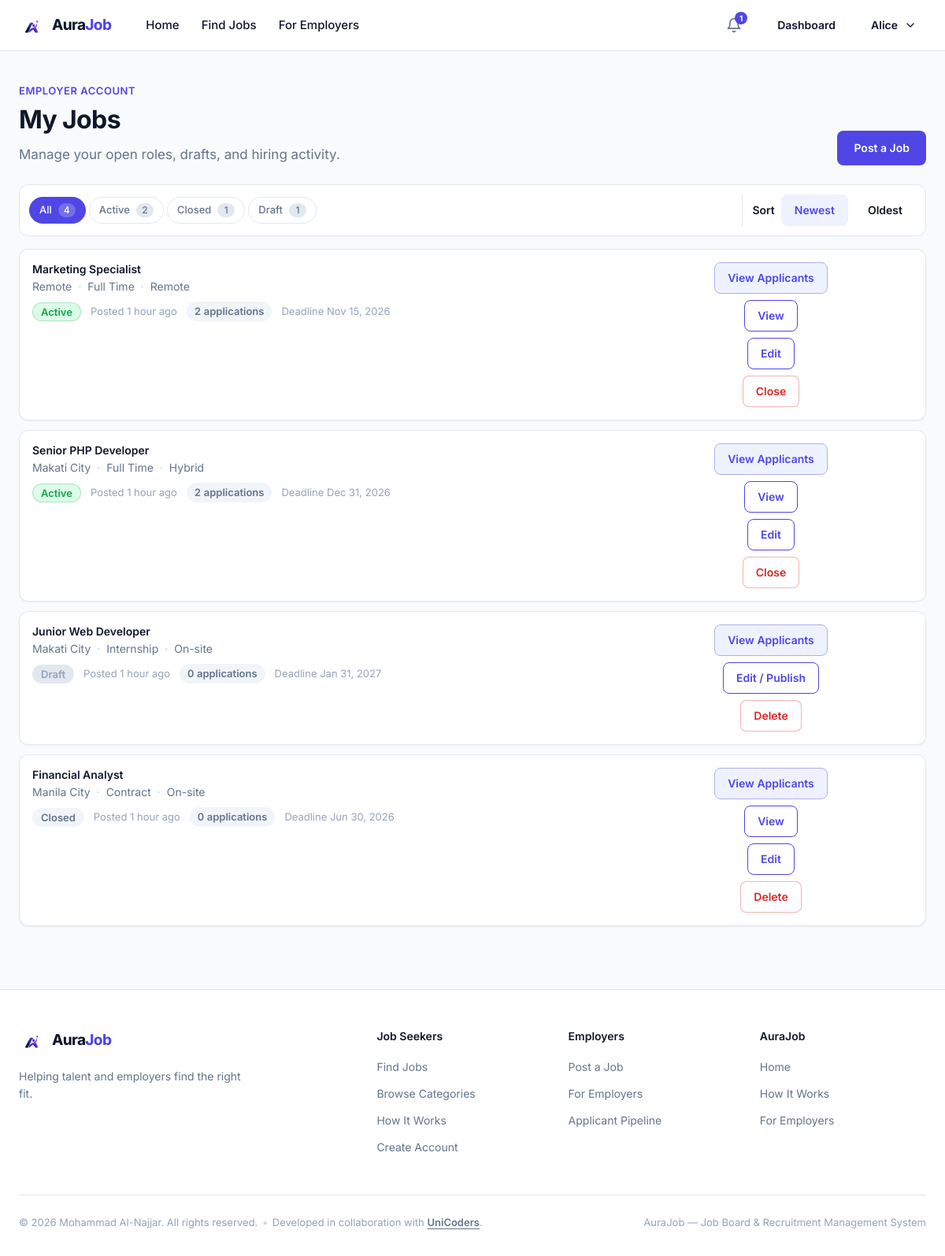
Page /employer/my-jobs.php (signed in) on the committed database.
### tables this page shows
CREATE TABLE jobs (
    id                    INT UNSIGNED  NOT NULL AUTO_INCREMENT,
    company_id            INT UNSIGNED  NOT NULL,
    employer_id           INT UNSIGNED  NOT NULL,
    category_id           INT UNSIGNED  NOT NULL,
    title                 VARCHAR(150)  NOT NULL,
    description           TEXT          NOT NULL,
    requirements          TEXT          NULL,
    location              VARCHAR(150)  NOT NULL,
    salary_min            DECIMAL(12,2) NULL,
    salary_max            DECIMAL(12,2) NULL,
    employment_type       ENUM('full_time','part_time','contract','internship','freelance') NOT NULL,
    work_mode             ENUM('onsite','remote','hybrid') NOT NULL DEFAULT 'onsite',
    experience_level      ENUM('entry','junior','mid','senior','lead') NOT NULL DEFAULT 'entry',
    application_deadline  DATE          NULL,
    status                ENUM('active','closed','draft') NOT NULL DEFAULT 'active',
    created_at            TIMESTAMP     NOT NULL DEFAULT CURRENT_TIMESTAMP,
    updated_at            TIMESTAMP     NOT NULL DEFAULT CURRENT_TIMESTAMP ON UPDATE CURRENT_TIMESTAMP,
    PRIMARY KEY (id),
    KEY idx_jobs_status (status),
    KEY idx_jobs_category (category_id),
    KEY idx_jobs_location (location),
    KEY idx_jobs_company (company_id),
    KEY idx_jobs_employer (employer_id),
    KEY idx_jobs_created (created_at),
    CONSTRAINT fk_jobs_company
        FOREIGN KEY (company_id) REFERENCES companies (id)
        ON DELETE CASCADE,
    CONSTRAINT fk_jobs_employer
        FOREIGN KEY (employer_id) REFERENCES users (id)
        ON DELETE CASCADE,
    CONSTRAINT fk_jobs_category
        FOREIGN KEY (category_id) REFERENCES categories (id)
        ON DELETE RESTRICT
);

### app/Core/auth.php (called while the page is built, shortened)
<?php
function hirepeak_session_is_https(): bool
{
    return !empty($_SERVER['SERVER_PORT']) && (int) $_SERVER['SERVER_PORT'] === 443;
}
function hirepeak_user(): ?array
{
    $user = $_SESSION['user'];
    return $user;
}
function hirepeak_require_auth(): array
{
    $user = hirepeak_user();
    return $user;
}
function hirepeak_require_role(string $role): array
{
    $user = hirepeak_require_auth();
    return $user;
}

### public/employer/my-jobs.php (the view, shortened to what this page needs)
<?php
require dirname(__DIR__, 2) . '/app/Core/auth.php';
require dirname(__DIR__, 2) . '/app/Support/html.php';
$user = hirepeak_require_role('employer');
$uid = (int) $user['id'];
$statusFilter = (string) ($_GET['status'] ?? '');
$allowedStatuses = hirepeak_job_enum_values()['status'];
if (!in_array($statusFilter, $allowedStatuses, true)) {
    $statusFilter = '';
}
$sort = (string) ($_GET['sort'] ?? 'newest');
if ($sort !== 'oldest') {
    $sort = 'newest';
}
$statusLabels = [
    'active' => 'Active',
    'draft'  => 'Draft',
    'closed' => 'Closed',
];
$jobRows = [];
$counts = ['total' => 0, 'active' => 0, 'draft' => 0, 'closed' => 0];
$loadError = false;
try {
    $db = hirepeak_db();
    $stmt = $db->prepare('SELECT status, COUNT(*) AS c FROM jobs WHERE employer_id = ? GROUP BY status');
    $stmt->bind_param('i', $uid);
    $stmt->execute();
    $grouped = $stmt->get_result()->fetch_all(MYSQLI_ASSOC);
    $counts['total'] = 0;
    foreach ($allowedStatuses as $status) {
        $counts[$status] = 0;
    }
    foreach ($grouped as $row) {
        $counts['total'] += (int) $row['c'];
        if (isset($counts[$row['status']])) {
            $counts[$row['status']] = (int) $row['c'];
        }
    }
    $where = 'j.employer_id = ?';
    $params = [$uid];
    $types = 'i';
    $order = $sort === 'oldest' ? 'ORDER BY j.created_at ASC' : 'ORDER BY j.created_at DESC';
    $stmt = $db->prepare(
        'SELECT j.id, j.title, j.status, j.location, j.employment_type,
                j.work_mode, j.created_at, j.application_deadline,
                COUNT(a.id) AS applications
         FROM jobs j
         LEFT JOIN applications a ON a.job_id = j.id
         WHERE ' . $where . '
         GROUP BY j.id, j.title, j.status, j.location, j.employment_type,
                  j.work_mode, j.created_at, j.application_deadline
         ' . $order
    );
    $stmt->bind_param($types, ...$params);
    $stmt->execute();
    $jobRows = $stmt->get_result()->fetch_all(MYSQLI_ASSOC);
} catch (\Throwable $e) {
    error_log('[hirepeak] my jobs load failed: ' . $e->getMessage());
    $loadError = true;
}
$deadlineLabel = static function (?string $ts): string {
    if ($ts === null || $ts === '') {
        return '';
    }
    return date('M j, Y', strtotime($ts));
};
?>
<!DOCTYPE html>
<html lang="en">
<head>
  <link rel="stylesheet" href="/assets/css/style.css">
</head>
<body>
  <?php require dirname(__DIR__, 2) . '/app/Views/header.php'; ?>
  <main id="main" class="dash-main myjobs-page">
    <div class="container">
      <header class="dash-head">
        <div>
          <p class="dash-eyebrow">Employer account</p>
          <h1 class="dash-title">My Jobs</h1>
          <p class="dash-text">Manage your open roles, drafts, and hiring activity.</p>
        </div>
        <a class="btn btn--primary dash-head__cta" href="<?php echo hirepeak_url('employer/post-job.php'); ?>">Post a Job</a>
      </header>
      <?php if ($loadError): ?>
        <section class="dash-alert" role="alert" aria-labelledby="myjobs-error-title">
          <h2 id="myjobs-error-title">We couldn't load your jobs right now.</h2>
          <p>Please try again in a moment.</p>
          <a class="btn btn--primary" href="<?php echo hirepeak_url('employer/my-jobs.php'); ?>">Try again</a>
        </section>
      <?php else: ?>
        <?php if ($counts['total'] === 0): ?>
          <section class="empty-state">
            <div class="empty-state__icon" aria-hidden="true">
              <svg width="32" height="32" viewBox="0 0 24 24" fill="none" stroke="currentColor" stroke-width="1.75" stroke-linecap="round" stroke-linejoin="round">
                <rect x="3" y="7" width="18" height="14" rx="2"/>
                <path d="M8 7V5a2 2 0 0 1 2-2h4a2 2 0 0 1 2 2v2"/>
                <path d="M3 12h18"/>
              </svg>
            </div>
            <h2 class="empty-state__title">No jobs yet.</h2>
            <p class="empty-state__text">Post your first role and start connecting with candidates.</p>
            <?php if ($company !== null): ?>
              <div class="empty-state__actions">
                <a class="btn btn--primary" href="<?php echo hirepeak_url('employer/post-job.php'); ?>">Post a Job</a>
              </div>
            <?php endif; ?>
          </section>
        <?php else: ?>
          <div class="myjobs-toolbar" aria-label="Job management controls">
            <nav class="jobs-tabs" aria-label="Filter jobs by status">
              <a class="jobs-tab<?php echo $statusFilter === '' ? ' is-active' : ''; ?>" href="<?php echo hirepeak_url('employer/my-jobs.php'); ?>">All <span class="jobs-tab__count"><?php echo (int) $counts['total']; ?></span></a>
              <?php foreach ($allowedStatuses as $status): ?>
                <a class="jobs-tab<?php echo $statusFilter === $status ? ' is-active' : ''; ?>" href="<?php echo hirepeak_url('employer/my-jobs.php?status=' . rawurlencode($status)); ?>"><?php echo hirepeak_esc($statusLabels[$status]); ?> <span class="jobs-tab__count"><?php echo (int) $counts[$status]; ?></span></a>
              <?php endforeach; ?>
            </nav>
            <div class="myjobs-sort" role="group" aria-label="Sort jobs">
              <span class="field__label">Sort</span>
              <a class="btn btn--ghost btn--sm<?php echo $sort === 'newest' ? ' is-active' : ''; ?>" href="<?php echo hirepeak_url('employer/my-jobs.php' . ($statusFilter !== '' ? '?status=' . rawurlencode($statusFilter) : '')); ?>">Newest</a>
              <a class="btn btn--ghost btn--sm<?php echo $sort === 'oldest' ? ' is-active' : ''; ?>" href="<?php echo hirepeak_url('employer/my-jobs.php?sort=oldest' . ($statusFilter !== '' ? '&status=' . rawurlencode($statusFilter) : '')); ?>">Oldest</a>
            </div>
          </div>
          <?php if ($jobRows === []): ?>
            <section class="empty-state">
              <div class="empty-state__icon" aria-hidden="true">
                <svg width="32" height="32" viewBox="0 0 24 24" fill="none" stroke="currentColor" stroke-width="1.75" stroke-linecap="round" stroke-linejoin="round">
                  <circle cx="12" cy="12" r="9"/>
                  <path d="m15 9-6 6"/>
                  <path d="m9 9 6 6"/>
                </svg>
              </div>
              <h2 class="empty-state__title">No <?php echo hirepeak_esc(strtolower($statusLabels[$statusFilter] ?? 'matching')); ?> jobs.</h2>
              <p class="empty-state__text">Try another filter to see more of your postings.</p>
              <div class="empty-state__actions">
                <a class="btn btn--primary" href="<?php echo hirepeak_url('employer/my-jobs.php'); ?>">View all jobs</a>
                <a class="btn btn--outline" href="<?php echo hirepeak_url('employer/post-job.php'); ?>">Post a Job</a>
              </div>
            </section>
          <?php else: ?>
            <ul class="app-list jobs-list--manage">
              <?php foreach ($jobRows as $job): ?>
                <li class="app-row">
                  <div class="app-row__main">
                    <h3 class="app-row__title">
                      <a href="<?php echo hirepeak_url('job-details.php?id=' . (int) $job['id']); ?>"><?php echo hirepeak_esc((string) $job['title']); ?></a>
                    </h3>
                    <p class="app-row__company">
                      <?php echo hirepeak_esc((string) $job['location']); ?>
                      <span class="job-card__dot" aria-hidden="true">&middot;</span>
                      <?php echo hirepeak_esc(hirepeak_employment_type_label((string) $job['employment_type'])); ?>
                      <span class="job-card__dot" aria-hidden="true">&middot;</span>
                      <?php echo hirepeak_esc(hirepeak_work_mode_label((string) $job['work_mode'])); ?>
                    </p>
                    <p class="app-row__meta">
                      <?php echo hirepeak_job_status_badge((string) $job['status']); ?>
                      <span class="app-row__date">Posted <?php echo hirepeak_esc(hirepeak_relative_time((string) $job['created_at'])); ?></span>
                      <span class="app-row__count"><?php echo (int) $job['applications'] === 1 ? '1 application' : (int) $job['applications'] . ' applications'; ?></span>
                      <?php if ($deadlineLabel((string) ($job['application_deadline'] ?? '')) !== ''): ?>
                        <span class="app-row__date">Deadline <?php echo hirepeak_esc($deadlineLabel((string) $job['application_deadline'])); ?></span>
                      <?php endif; ?>
                    </p>
                  </div>
                  <div class="app-row__actions">
                    <a class="btn btn--outline btn--sm app-row__action app-row__action--primary" href="<?php echo hirepeak_url('employer/applicants.php?job_id=' . (int) $job['id']); ?>">View Applicants</a>
                    <?php if (($job['status'] ?? '') !== 'draft'): ?>
                      <a class="btn btn--outline btn--sm app-row__action" href="<?php echo hirepeak_url('job-details.php?id=' . (int) $job['id']); ?>">View</a>
                    <?php endif; ?>
                    <a class="btn btn--outline btn--sm app-row__action" href="<?php echo hirepeak_url('employer/edit-job.php?id=' . (int) $job['id']); ?>"><?php echo ($job['status'] ?? '') === 'draft' ? 'Edit / Publish' : 'Edit'; ?></a>
                    <?php if (($job['status'] ?? '') === 'active'): ?>
                      <a class="btn btn--outline btn--sm app-row__action app-row__action--danger" href="<?php echo hirepeak_url('employer/close-job.php?id=' . (int) $job['id']); ?>">Close</a>
                    <?php else: ?>
                      <a class="btn btn--outline btn--sm app-row__action app-row__action--danger" href="<?php echo hirepeak_url('employer/delete-job.php?id=' . (int) $job['id']); ?>">Delete</a>
                    <?php endif; ?>
                  </div>
                </li>
              <?php endforeach; ?>
            </ul>
          <?php endif; ?>
        <?php endif; ?>
      <?php endif; ?>
    </div>
  </main>
  <?php require dirname(__DIR__, 2) . '/app/Views/footer.php'; ?>
</body>
</html>

### app/Support/html.php (shortened to what this page needs)
<?php
require_once __DIR__ . '/../Core/auth.php';
function hirepeak_url(string $path): string
{
    $path = ltrim($path, '/');
    return $path === '' ? '/' : '/' . $path;
}
function hirepeak_esc(?string $value): string
{
    return htmlspecialchars((string) $value, ENT_QUOTES, 'UTF-8');
}
function hirepeak_job_status_class(string $status): string
{
    return match ($status) {
        'active' => 'status-badge--active',
        'closed' => 'status-badge--closed',
        'draft'  => 'status-badge--draft',
        default  => 'status-badge--neutral',
    };
}
function hirepeak_job_status_label(string $status): string
{
    return match ($status) {
        'active' => 'Active',
        'closed' => 'Closed',
        'draft'  => 'Draft',
        default  => ucfirst($status),
    };
}
function hirepeak_job_status_badge(string $status): string
{
    $label = hirepeak_esc(hirepeak_job_status_label($status));
    $class = hirepeak_job_status_class($status);
    return '<span class="status-badge ' . $class . '">' . $label . '</span>';
}
function hirepeak_job_enum_values(): array
{
    return [
        'employment_type'  => ['full_time', 'part_time', 'contract', 'internship', 'freelance'],
        'work_mode'        => ['onsite', 'remote', 'hybrid'],
        'experience_level' => ['entry', 'junior', 'mid', 'senior', 'lead'],
        'status'           => ['active', 'closed', 'draft'],
    ];
}
    ?><!DOCTYPE html>
</html><?php
function hirepeak_employment_type_label(string $type): string
{
    return match ($type) {
        'full_time'  => 'Full Time',
        'part_time'  => 'Part Time',
        'contract'   => 'Contract',
        'internship' => 'Internship',
        'freelance'  => 'Freelance',
        default      => $type,
    };
}
function hirepeak_work_mode_label(string $mode): string
{
    return match ($mode) {
        'onsite' => 'On-site',
        'remote' => 'Remote',
        'hybrid' => 'Hybrid',
        default  => $mode,
    };
}
function hirepeak_relative_time(?string $timestamp): string
{
    $time = strtotime($timestamp);
    $diff = time() - $time;
    if ($diff < 86400) {
        $h = (int) floor($diff / 3600);
        return $h === 1 ? '1 hour ago' : $h . ' hours ago';
    }
    return date('M j, Y', $time);
}

### rows in the picture
jobs: id "1", title "Senior PHP Developer", location "Makati City", employment_type "Full Time", work_mode "Hybrid", status "Active", created_at "1 hour ago", applications "2", application_deadline "Dec 31, 2026", shows "Edit"
jobs: title "Marketing Specialist", location "Remote", employment_type "Full Time", work_mode "Remote", status "Active", created_at "1 hour ago", applications "2", application_deadline "Nov 15, 2026", shows "Edit"
jobs: title "Junior Web Developer", location "Makati City", employment_type "Internship", work_mode "On-site", status "Draft", created_at "1 hour ago", applications "0", application_deadline "Jan 31, 2027", shows "Edit / Publish"
jobs: title "Financial Analyst", location "Manila City", employment_type "Contract", work_mode "On-site", status "Closed", created_at "1 hour ago", applications "0", application_deadline "Jun 30, 2026", shows "Edit"

### other values in the picture
hirepeak_esc($hpItem['label']) "Home"
hirepeak_esc($hpItem['label']) "Find Jobs"
hirepeak_esc($hpItem['label']) "For Employers"
$hpUnread "1"
hirepeak_esc($hpFirstName) "Alice"
$counts['total'] "4"
hirepeak_esc($statusLabels[$status]) "Active"
$counts[$status] "2"
hirepeak_esc($statusLabels[$status]) "Closed"
hirepeak_esc($statusLabels[$status]) "Draft"
